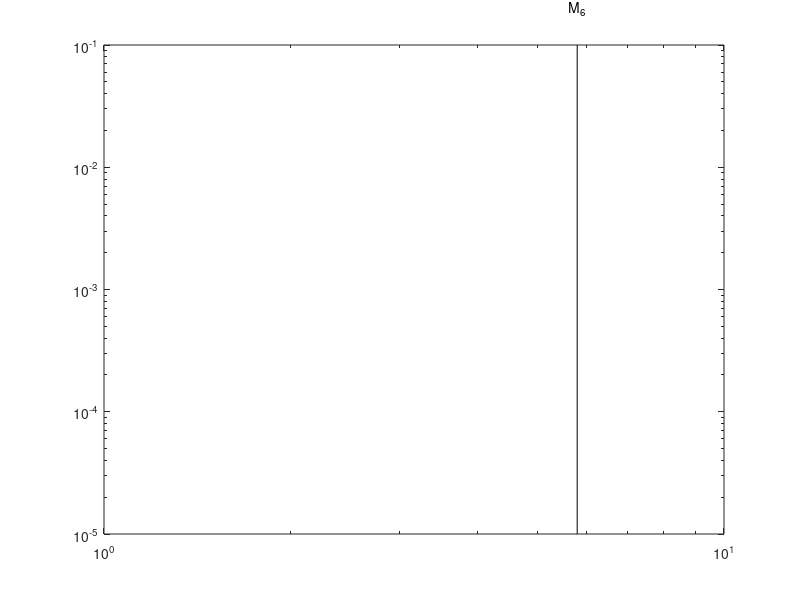

The MATLAB source for this figure:
% $$$ % Tf
% $$$ yy = [1e-5 1e-2];
% $$$ xx = 1./[15.981/24  15.981/24];
% $$$ loglog(xx, yy, 'k')
% $$$ text(xx(1), 2e-2, 'T_f', 'color', 'k', 'horizontalalignment', 'center')
% $$$ 
% $$$ % Tf/2
% $$$ yy = [1e-5 1e-2];
% $$$ %yy = [1e0 1e3];
% $$$ xx = 1./([15.981/24  15.981/24]/2);
% $$$ loglog(xx, yy, 'k')
% $$$ text(xx(1), 2e-2, 'T_f/2', 'color', 'k', 'horizontalalignment', 'center')



%M2
yy = [1e-5 1e-1];
%yy = [1e0 1e4];
xx = 1./[12.42/24  12.42/24];
loglog(xx, yy, 'k')
text(xx(1), 2e-1, 'M_2', 'color', 'k', 'horizontalalignment', 'center')

% $$$ %M3
% $$$ yy = [1e-5 1e-2];
% $$$ %yy = [1e0 1e4];
% $$$ %xx = 1./([12.42/24  12.42/24]*2/3);
% $$$ xx = 1./[12.42/24  12.42/24] + 1./[23.93/24  23.93/24];
% $$$ loglog(xx, yy, 'k')
% $$$ text(xx(1), 5e-6, 'M_2 + K_1', 'color', 'k', 'horizontalalignment', 'center')


%M4
yy = [1e-5 1e-1];
%yy = [1e0 5e3];
xx = 1./([12.42/24  12.42/24]./2);
loglog(xx, yy, 'k')
text(xx(1), 2e-1, 'M_4', 'color', 'k', 'horizontalalignment', 'center')

% $$$ %M5
% $$$ yy = [1e-5 5e-2];
% $$$ %yy = [1e0 5e3];
% $$$ xx = 1./[12.42/24  12.42/24] + 2.*(1./[23.93/24  23.93/24]);
% $$$ loglog(xx, yy, 'k')
% $$$ text(xx(1), 5e-6, 'M_2 + 2K_1', 'color', 'k', 'horizontalalignment', 'center')


%M6
yy = [1e-5 1e-1];
%yy = [5e-1 5e2];
xx = 1./([12.42/24  12.42/24]./3);
loglog(xx, yy, 'k')
text(xx(1), 2e-1, 'M_6', 'color', 'k', 'horizontalalignment', 'center')
% $$$ 
% $$$ % K1
% $$$ yy = [1e-5 1e-1];
% $$$ %yy = [5e-1 5e2];
% $$$ xx = 1./([23.93/24 23.93/24]);
% $$$ loglog(xx, yy, 'k')
% $$$ text(xx(1), 5e-6, 'K_1', 'color', 'k', 'horizontalalignment', 'center')

% $$$ % Max N
% $$$ yy = [1e-7 1e-3];
% $$$ %yy = [5e-1 5e2];
% $$$ xx = [800 800]
% $$$ loglog(xx, yy, '--k')
% $$$ %text(xx(1), 2e-1, 'mean ', 'color', 'k', 'horizontalalignment', 'center')